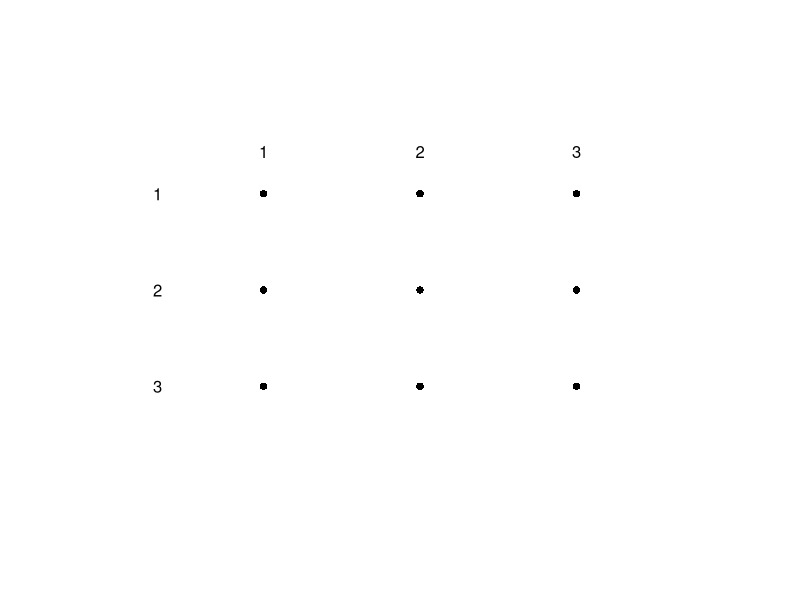

The R script that drew this image: (Note: a time limit stopped this script after it produced the figure.)
################################################################################ 
#################### Statistical Programming Languages 2024 ####################
####################            Take-home Exam              ####################
################################################################################

#-------------------------------------------------------------------------------
# Surname: Caspar Moritz
# Name: Gerland
# Student ID (Matrikelnummer): 629441
#-------------------------------------------------------------------------------

### Exercise 5 -----------------------------------------------------------------

# function that "correctifies" y values (must be upside down)
transform_y <- function(y, n_col){
  return(n_col - y + 1)
}

# creates a blank plot and fills it with dots
create_canvas = function(no_row, no_col){
  # Create a blank "nude" plot (no plotting) with axes ranging from 0 to row/col 
  # length (+1 to have origin at (1,1))
  # frame.plot = FALSE to hide borders from https://stackoverflow.com/questions/22470114/removing-top-and-right-borders-from-boxplot-frame-in-r
  plot(c(0,no_row + 1), c(0,no_col + 1), type = "n", xlab = "", ylab = "", 
       frame.plot = FALSE, axes = FALSE)
  
  y_axis_labels <- no_col:1  # reverse the order of y axis and create axis
  # las = 1 was taken from https://r-charts.com/base-r/axes/
  axis(2, at = 1:no_col, labels = y_axis_labels, line = - 5, lty = 0, las = 1)
  axis(3, at = 1:no_row, labels = 1:no_row, tck = -0.01, line = -5, lty = 0)
  # add grid points by iterating through rows and columns
  j <- 1
  while (j <= no_col) {
    i <- 1
    while (i <= no_row) {
      points(i, transform_y(j, no_col), col = "black", pch = 16)
      i <- i + 1
    }
    j <- j + 1
  }
}

move_check <- function(player, n_row, n_col){
  cat("Player", player, "choose a dot (1: row, 2: column)!", "\n")
  pos_y <- readline("1: ")
  pos_x <- readline("2: ")
  
  # first check if the input is numeric and reprompt if necessary
  # (assume that 9x9 is maximum playing pitch (2x2 is minimum), 
  # gets unreadable after anyways)
  while (grepl("^[1-9]$", pos_x) == FALSE | grepl("^[1-9]$", pos_y) == FALSE){ 
    cat("Incorrect input, please enter a number between 1 and 9", "\n")
    pos_x <- as.numeric(readline("1: "))
    pos_y <- as.numeric(readline("2: "))
  }
  # now check if input is within boundaries of canvas and reprompt if not
  while (!(0 < pos_x && pos_x <= n_row) || !(0 < pos_y && pos_y <= n_col)){
    cat("Chosen dot is outside of grid. Again:", "\n")
    pos_x <- as.numeric(readline("1: "))
    pos_y <- as.numeric(readline("2: "))
  }
  # then ask for direction of the line (reprompt if invalid)
  cat("Player", player, ", choose the direction (d = down, r = right)!", "\n")
  direction <- readline("1: ")
  # check if direction is valid
  while (direction != "r" && direction != "d"){
    cat("Direction must be one of d or r, corresponding to down or right. Again:", 
        "\n")
    direction <- readline("1: ")
  }
  # check out of boundary border choices
  if ((pos_x == n_col && direction == "r") | (pos_y == n_row && direction == "d")){
    cat("Chosen direction is not available. Again:", "\n")
    move_check(player, n_row, n_col)
  }else{
    # save triplet of info
    choice <- c(pos_x, pos_y, direction)
    return(choice)
  }
}

# checks every move to see if this lead to a point
point_check <- function(drawn_lines, winning_boxes, p1_score, p2_score, p_turn, n_col){
  # transform scores to numeric again, had some issues with cat() when not doing so
  p1_score <- as.numeric(p1_score)
  p2_score <- as.numeric(p2_score)

  # iterate over all possible scoring boxes
  i <- 1
  gained_points <- 0 # allows for more than 1 point to be scored per move
  # determine color of symbol for filled box
  if (p_turn == 1){
    box_color <- "black"
  }else{
    box_color <- "red"
  }
  while (i <= length(winning_boxes)){
    sublist <- winning_boxes[[i]]
    # Check if any of the vectors in any of the sublist are in drawn_lines 
    # (would mean a point)
    # the condition of this if clause was retrieved from ChatGPT
    if (all(sapply(sublist, function(vectors){
      any(sapply(drawn_lines, identical, vectors))
    }))) {
      # get the position of the first entry of the sublist to get coordinates for symbol
      # https://csu-r.github.io/Module1/indexing.html to correctly index into a 
      # list of vectors
      x_box <- as.numeric(sublist[[1]][1]) + 0.5
      y_box <- transform_y(as.numeric(sublist[[1]][2]), n_col) - 0.5
      # mark position of check box accordingly
      points(x_box, y_box, col = box_color, cex = 5, pch = 10)
      
      # Remove the matching sublist from winning_boxes to avoid double counting
      winning_boxes <- winning_boxes[-i]
      # allow for more than one point to be added to the player's score
      gained_points <- gained_points + 1
    }else{
      i <- i + 1
    }
  }
    
    # if there has been a scoring, update players turn and points accordingly
    if (gained_points > 0){
      if (p_turn == 1){
        p1_score <- as.numeric(p1_score) + gained_points
        p_turn <- 2
      }else{
        p2_score <- as.numeric(p2_score) + gained_points
        p_turn <- 1
      }
      
      # player is just needed to correctly address the player in cat() 
      if (p_turn == 2){
        player <- 1
      }else{
        player <- 2
      }
      
      # only print the leaderboard if not all boxes are ticked already
      if (length(winning_boxes) != 0){
        cat("Player", player, "completed a square and takes another turn! Current leaderboard:", 
            "\n")
        # didn't get the df to be printed as desired hence this way
        cat("Player 1 Player 2", "\n")
        cat("      ", p1_score, "      ", p2_score, "\n")
        }
    }
  return_values <- c(p1_score, p2_score, p_turn, winning_boxes)
  return(return_values)

}

plot_line <- function(choice, p_turn, n_row, n_col){
  # unpack choice vector
  x_val <- as.numeric(choice[1])
  y_val <- as.numeric(choice[2])
  direction <- choice[3]
  
  # determine p_color (i.e. the line color of the segment)
  if (p_turn == 1){
    p_color <- "black"
  }else{
    p_color <- "red"}
  
  # determine endpoint of line
  if (direction == "r"){
    new_x_val <- x_val + 1
    new_y_val <- y_val
  }else{
    new_y_val <- y_val + 1
    new_x_val <- x_val
  }
  
  # mark the segment in the coordinate system accordingly
  # https://www.rdocumentation.org/packages/graphics/versions/3.6.2/topics/segments 
  # on how to plot segments
  segments(x_val, transform_y(y_val, n_col), new_x_val, 
           transform_y(new_y_val, n_col), col = p_color)
  
}

win_box <- function(n_row, n_col){
  # generates all winning boxes based on user input
  winning_boxes <- list()
  # the consistency of this pattern allows me to later use it for plotting the 
  # symbol in completed boxes
  x_index <- 1
  while (x_index < n_col){
    y_index <- 1
    while (y_index < n_row){
      # define scoring pattern
      pattern_pt_1 <- c(x_index, y_index, "r")
      pattern_pt_2 <- c(x_index, y_index, "d")
      pattern_pt_3 <- c(x_index + 1, y_index, "d")
      pattern_pt_4 <- c(x_index, y_index + 1, "r")
      pattern = list(pattern_pt_1, pattern_pt_2, pattern_pt_3, pattern_pt_4)
      # create list of lists containing the winning pattern of 4 vectors per list
      winning_boxes <- c(winning_boxes, list(pattern))
      y_index <- y_index + 1
    }
    x_index <- x_index + 1
  }
  return(winning_boxes)
}

dots_and_boxes <- function(n_row = 3, n_col = 3){
  # set some parameters
  # max_moves formula was determined using ChatGPT
  max_moves <- (n_row - 1) * n_col + (n_col - 1) * n_row
  current_move <- 1
  drawn_lines <- list()
  winning_boxes <- win_box(n_row, n_col)
  p1_score <- 0
  p2_score <- 0
  
  # define which player starts randomly
  p_start <- rbinom(1, 1, 0.5)
  if (p_start == 0){
    p_turn <- 1
  }else{
    p_turn <- 2
  }
  cat("Player", p_turn, "starts!", "\n")
  cat("In each move you have to choose a dot and a direction (d: down, r: right).", 
      "\n")
  
  # plot the playing canvas  
  create_canvas(n_row, n_col)
  
  # allow for cell selection only if the max number of moves has not been surpassed yet
  while (current_move <= max_moves){
    # safe validated choice
    choice <- move_check(p_turn, n_row, n_col)
  
    # keep double entries in while loop until new entry happens (compare choice
    # with already drawn lines)
    # information on how to use taken from https://www.rdocumentation.org/packages/base/versions/3.6.2/topics/identical
    # in combination with https://www.statology.org/all-any-r-function/ for any()
    while (any(sapply(drawn_lines, identical, choice))){
      cat("Vector exists in the list.", "\n")
      choice <- move_check(p_turn, n_row, n_col)
    }
  
    # mark line in coordinate system
    plot_line(choice, p_turn, n_row, n_col)
  
    # add line to existing list for tracking
    drawn_lines <- c(drawn_lines, list(choice))
    
    # check if move lead to a point for the player
    new_scores <- point_check(drawn_lines, winning_boxes, p1_score, p2_score, 
                              p_turn, n_col)
    p1_score <- new_scores[1]
    p2_score <- new_scores[2]
    p_turn <- new_scores[3]
    # remaining possibilities for points
    winning_boxes <- new_scores[4:length(new_scores)] 

    # advance one move and switch players 
    current_move <- current_move + 1
    if (p_turn == 1)
      {p_turn <- 2}
    else
      {p_turn <- 1}
  }
  
  # check who won
  p1_score <- as.numeric(p1_score)
  p2_score <- as.numeric(p2_score)

  if (p1_score > p2_score){
    cat("Player 1 wins! Final leaderboard:", "\n")
  }else if (p1_score < p2_score){
    cat("Player 2 wins! Final leaderboard:", "\n")
  }else{
    cat("Player 1 and Player 2 are tied winners! Final leaderboard:", "\n")
  }
  cat("Player 1 Player 2", "\n")
  cat("      ", p1_score, "      ", p2_score, "\n")
}

dots_and_boxes()
